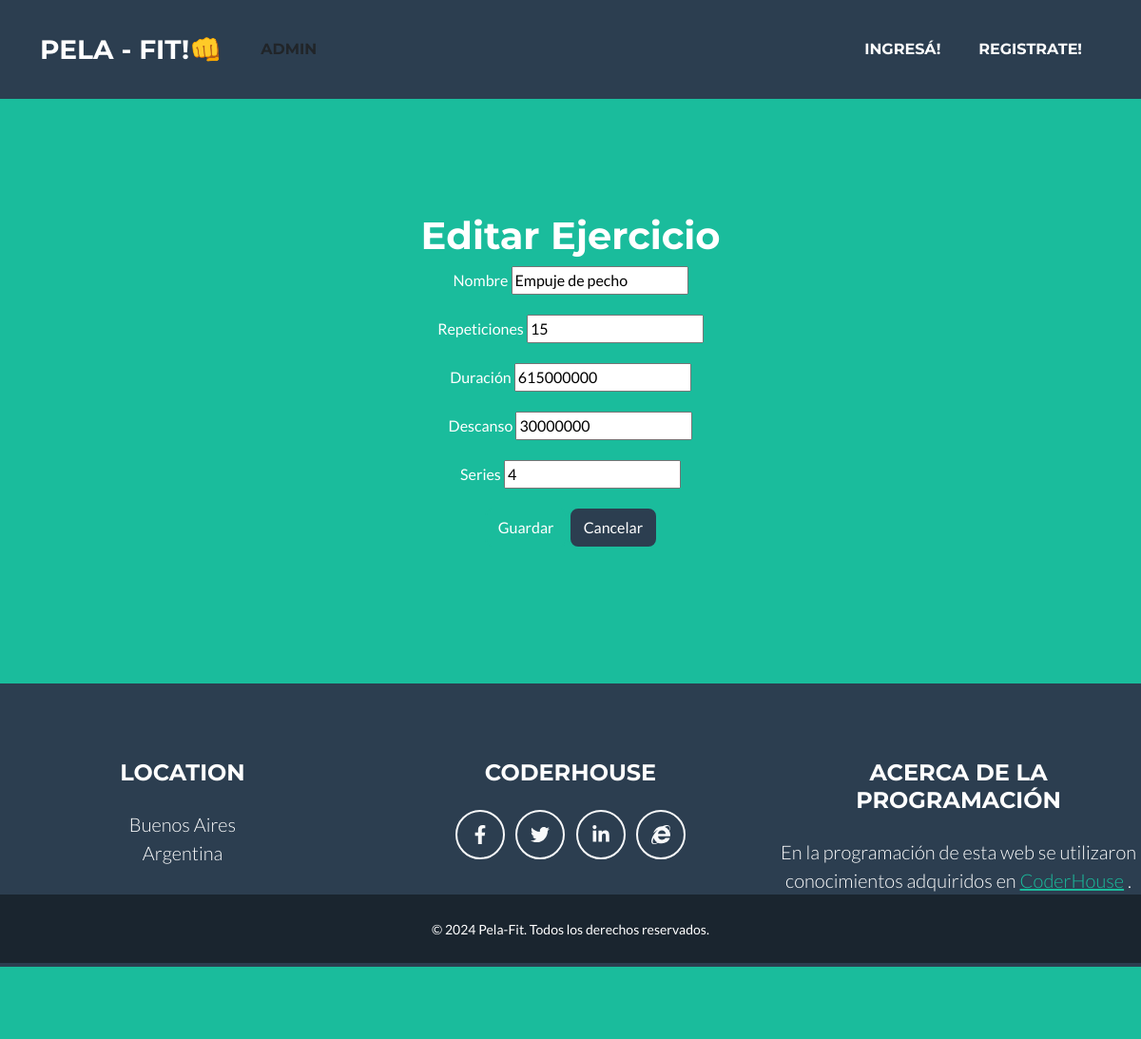
Page /rutinas/ejercicio/1/update on the earlier database version.
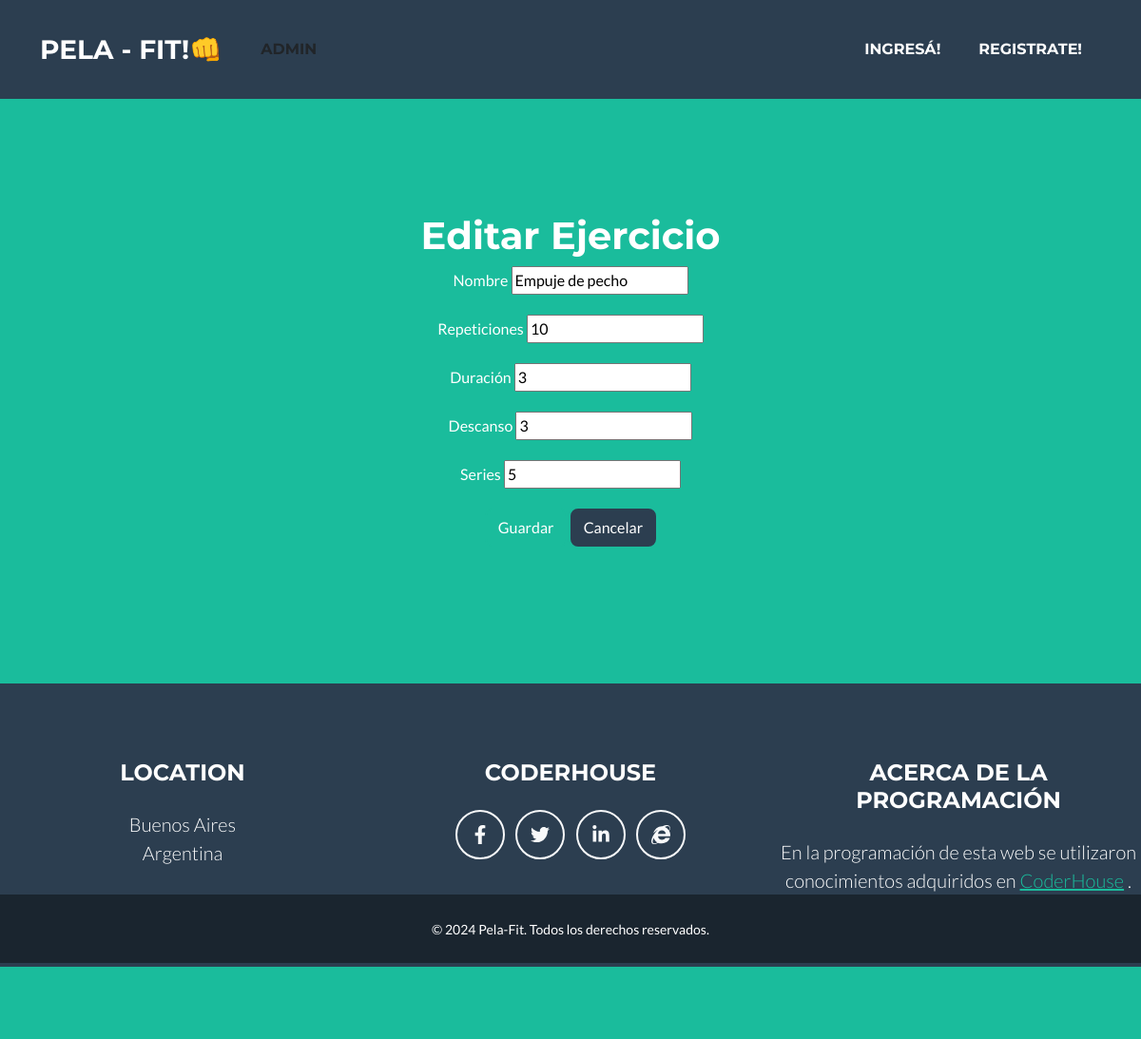
Same page on the later database version.
### rutina/models.py (models this page shows, shortened)
class Ejercicio(models.Model):
    rutina_id = models.ForeignKey(EjercicioRutina, null=True ,blank=True,on_delete=models.SET_NULL)
    nombre = models.CharField(max_length=100)
    repeticiones = models.IntegerField()
    duracion = models.IntegerField()
    series = models.IntegerField()
    descanso = models.IntegerField()
    class Meta:
        verbose_name ="Ejercicio"
        verbose_name_plural = "Ejercicios"

### rutina/views.py (the view)
# urls.py: path("ejercicio/<int:pk>/update", views.EjercicioUpdate.as_view(), name = "ejercicio_update" ),
class EjercicioUpdate(UpdateView):
    model = Ejercicio
    form_class = EjercicioForm
    success_url = reverse_lazy ("rutina:ejercicio_list")

### rutina/forms.py
class EjercicioForm(forms.ModelForm):
    class Meta:
        model = Ejercicio
        fields = "__all__"

### rutina/templates/rutina/ejercicio_form.html (shortened to what this page needs)
{% extends 'core/base.html' %}
{% block content %}
<header class="masthead bg-primary text-white text-center">
    <div class="container d-flex align-items-center flex-column">
        <div class="container">
            <h1 class="mt-4">{% if form.instance.pk %}Editar{% else %}Crear{% endif %} Ejercicio</h1>
            <form method="post">
              <div class="mb-3">
                <label for="id_nombre" class="form-label">Nombre</label>
                {{ form.nombre }}
              </div>
              <div class="mb-3">
                <label for="id_descripcion" class="form-label">Repeticiones</label>
                {{ form.repeticiones }}
              </div>
              <div class="mb-3">
                <label for="id_descripcion" class="form-label">Duración</label>
                {{ form.duracion }}
              </div>
              <div class="mb-3">
                <label for="id_descripcion" class="form-label">Descanso</label>
                {{ form.descanso }}
              </div>
              <div class="mb-3">
                <label for="id_descripcion" class="form-label">Series</label>
                {{ form.series }}
              </div>
              <button type="submit" class="btn btn-primary">{% if form.instance.pk %}Guardar{% else %}Crear{% endif %}</button>
              <a href="{% url 'rutina:index' %}" class="btn btn-secondary">Cancelar</a>
            </form>
          </div>
{% endblock content %}

Differences in the rows shown:
changed Ejercicio "Empuje de pecho": repeticiones "15" → "10"; duracion "615000000" → "3"; descanso "30000000" → "3"; series "4" → "5"
